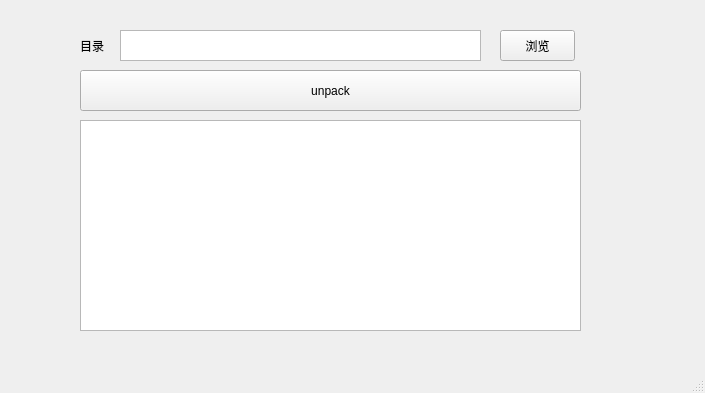
<?xml version="1.0" encoding="UTF-8"?>
<ui version="4.0">
 <class>mainui_dir</class>
 <widget class="QMainWindow" name="mainui_dir">
  <property name="geometry">
   <rect>
    <x>0</x>
    <y>0</y>
    <width>705</width>
    <height>393</height>
   </rect>
  </property>
  <property name="windowTitle">
   <string>mainui_dir</string>
  </property>
  <widget class="QWidget" name="centralwidget">
   <widget class="QTextEdit" name="textEdit">
    <property name="geometry">
     <rect>
      <x>120</x>
      <y>30</y>
      <width>361</width>
      <height>31</height>
     </rect>
    </property>
   </widget>
   <widget class="QLabel" name="label">
    <property name="geometry">
     <rect>
      <x>50</x>
      <y>40</y>
      <width>54</width>
      <height>12</height>
     </rect>
    </property>
    <property name="text">
     <string>目录</string>
    </property>
    <property name="alignment">
     <set>Qt::AlignRight|Qt::AlignTrailing|Qt::AlignVCenter</set>
    </property>
   </widget>
   <widget class="QPushButton" name="pushButton">
    <property name="geometry">
     <rect>
      <x>500</x>
      <y>30</y>
      <width>75</width>
      <height>31</height>
     </rect>
    </property>
    <property name="text">
     <string>浏览</string>
    </property>
   </widget>
   <widget class="QTextEdit" name="textEdit_2">
    <property name="geometry">
     <rect>
      <x>80</x>
      <y>120</y>
      <width>501</width>
      <height>211</height>
     </rect>
    </property>
   </widget>
   <widget class="QPushButton" name="btn_unpack">
    <property name="geometry">
     <rect>
      <x>80</x>
      <y>70</y>
      <width>501</width>
      <height>41</height>
     </rect>
    </property>
    <property name="text">
     <string>unpack</string>
    </property>
   </widget>
  </widget>
  <widget class="QMenuBar" name="menubar">
   <property name="geometry">
    <rect>
     <x>0</x>
     <y>0</y>
     <width>705</width>
     <height>23</height>
    </rect>
   </property>
  </widget>
  <widget class="QStatusBar" name="statusbar"/>
 </widget>
 <resources/>
 <connections/>
</ui>
